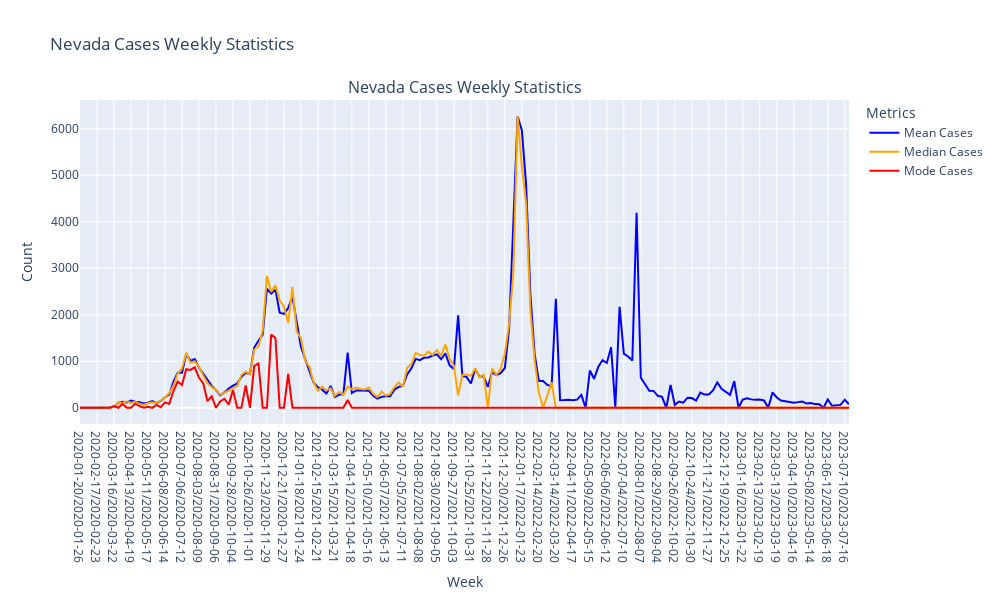
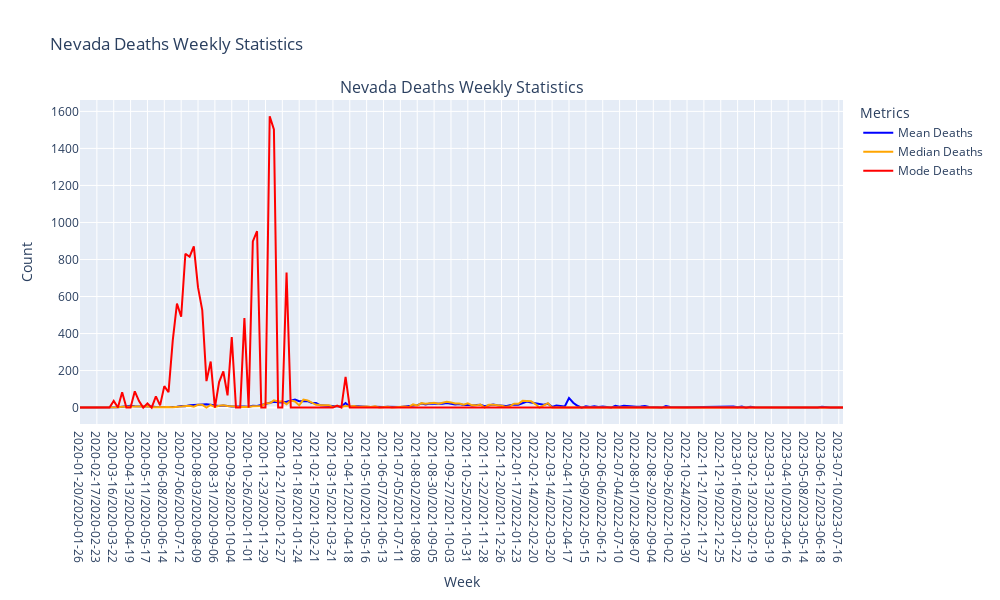

These figures' notebook cell, in order:
### Code cell
import plotly.graph_objects as go
from plotly.subplots import make_subplots

# Define colors for each metric
describe = {
    'Mean_cases': 'blue',
    'Median_cases': 'orange',
    'Mode_cases': 'red',
    'Mean_deaths': 'blue',
    'Median_deaths': 'orange',
    'Mode_deaths': 'red'
}

# Convert 'Week' column to string for Plotly compatibility
weekly_stats_df['Week'] = weekly_stats_df['Week'].astype(str)

# Create a subplot figure
fig = make_subplots(rows=1, cols=1, subplot_titles=["Nevada Cases Weekly Statistics"])

# Add traces for each metric
fig.add_trace(
    go.Scatter(
        x=weekly_stats_df['Week'], 
        y=weekly_stats_df['Mean_cases'], 
        mode='lines', 
        name='Mean Cases',
        line=dict(color=describe['Mean_cases'])
    ),
    row=1, col=1
)

fig.add_trace(
    go.Scatter(
        x=weekly_stats_df['Week'], 
        y=weekly_stats_df['Median_cases'], 
        mode='lines', 
        name='Median Cases',
        line=dict(color=describe['Median_cases'])
    ),
    row=1, col=1
)

fig.add_trace(
    go.Scatter(
        x=weekly_stats_df['Week'], 
        y=weekly_stats_df['Mode_cases'], 
        mode='lines',  
        name='Mode Cases',
        line=dict(color=describe['Mode_cases'])
    ),
    row=1, col=1
)

# Update layout for the figure
fig.update_layout(
    title="Nevada Cases Weekly Statistics",
    xaxis_title="Week",
    yaxis_title="Count",
    legend_title="Metrics",
    height=600,
    width=1000
)

# Show the figure
fig.show()

# Convert 'Week' column to string for Plotly compatibility
weekly_stats_df['Week'] = weekly_stats_df['Week'].astype(str)

# Create a subplot figure
fig = make_subplots(rows=1, cols=1, subplot_titles=["Nevada Deaths Weekly Statistics"])

# Add traces for each metric
fig.add_trace(
    go.Scatter(
        x=weekly_stats_df['Week'], 
        y=weekly_stats_df['Mean_deaths'], 
        mode='lines', 
        name='Mean Deaths',
        line=dict(color=describe['Mean_deaths'])
    ),
    row=1, col=1
)

fig.add_trace(
    go.Scatter(
        x=weekly_stats_df['Week'], 
        y=weekly_stats_df['Median_deaths'], 
        mode='lines', 
        name='Median Deaths',
        line=dict(color=describe['Median_deaths'])
    ),
    row=1, col=1
)

fig.add_trace(
    go.Scatter(
        x=weekly_stats_df['Week'], 
        y=weekly_stats_df['Mode_deaths'], 
        mode='lines',  
        name='Mode Deaths',
        line=dict(color=describe['Mode_deaths'])
    ),
    row=1, col=1
)

# Update layout for the figure
fig.update_layout(
    title="Nevada Deaths Weekly Statistics",
    xaxis_title="Week",
    yaxis_title="Count",
    legend_title="Metrics",
    height=600,
    width=1000
)

# Show the figure
fig.show()

### Figure 1 — Plotly figure (JSON) as saved in the notebook; plotly's stock layout.template omitted (floating-point values rounded to 4 significant figures; data arrays with more than 128 entries replaced by an {"elided": "..."} marker saying what was removed)
{"data": [{"line": {"color": "blue"}, "mode": "lines", "name": "Mean Cases", "type": "scatter", "x": {"elided": "182 str values"}, "xaxis": "x", "y": {"elided": "182 float values"}, "yaxis": "y"}, {"line": {"color": "orange"}, "mode": "lines", "name": "Median Cases", "type": "scatter", "x": {"elided": "182 str values"}, "xaxis": "x", "y": {"elided": "182 int values"}, "yaxis": "y"}, {"line": {"color": "red"}, "mode": "lines", "name": "Mode Cases", "type": "scatter", "x": {"elided": "182 str values"}, "xaxis": "x", "y": {"elided": "182 int values"}, "yaxis": "y"}], "layout": {"annotations": [{"font": {"size": 16}, "showarrow": false, "text": "Nevada Cases Weekly Statistics", "x": 0.5, "xanchor": "center", "xref": "paper", "y": 1, "yanchor": "bottom", "yref": "paper"}], "height": 600, "legend": {"title": {"text": "Metrics"}}, "title": {"text": "Nevada Cases Weekly Statistics"}, "width": 1000, "xaxis": {"anchor": "y", "autorange": true, "domain": [0, 1], "range": [0, 181], "title": {"text": "Week"}, "type": "category"}, "yaxis": {"anchor": "x", "autorange": true, "domain": [0, 1], "range": [-348.3, 6618.0], "title": {"text": "Count"}, "type": "linear"}}}

### Figure 2 — Plotly figure (JSON) as saved in the notebook; plotly's stock layout.template omitted (floating-point values rounded to 4 significant figures; data arrays with more than 128 entries replaced by an {"elided": "..."} marker saying what was removed)
{"data": [{"line": {"color": "blue"}, "mode": "lines", "name": "Mean Deaths", "type": "scatter", "x": {"elided": "182 str values"}, "xaxis": "x", "y": {"elided": "182 float values"}, "yaxis": "y"}, {"line": {"color": "orange"}, "mode": "lines", "name": "Median Deaths", "type": "scatter", "x": {"elided": "182 str values"}, "xaxis": "x", "y": {"elided": "182 int values"}, "yaxis": "y"}, {"line": {"color": "red"}, "mode": "lines", "name": "Mode Deaths", "type": "scatter", "x": {"elided": "182 str values"}, "xaxis": "x", "y": {"elided": "182 int values"}, "yaxis": "y"}], "layout": {"annotations": [{"font": {"size": 16}, "showarrow": false, "text": "Nevada Deaths Weekly Statistics", "x": 0.5, "xanchor": "center", "xref": "paper", "y": 1, "yanchor": "bottom", "yref": "paper"}], "height": 600, "legend": {"title": {"text": "Metrics"}}, "title": {"text": "Nevada Deaths Weekly Statistics"}, "width": 1000, "xaxis": {"anchor": "y", "autorange": true, "domain": [0, 1], "range": [0, 181], "title": {"text": "Week"}, "type": "category"}, "yaxis": {"anchor": "x", "autorange": true, "domain": [0, 1], "range": [-88.65, 1662.0], "title": {"text": "Count"}, "type": "linear"}}}
